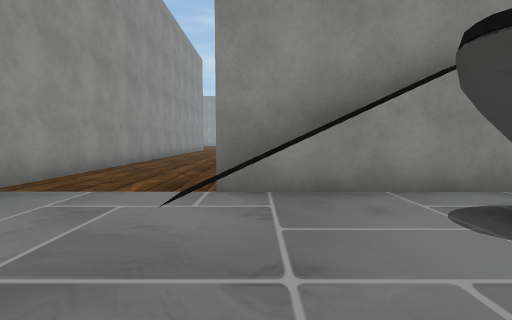
[1] (above)

24 first-person views from a walk through a Unity game level. The camera is 1.3 m above the floor, tilts 4° down and sees 85° across. The floor is counted in squares, 2 m on a side. Each view is taken from the middle of a square. On the plan, view 1 faces up. The plan holds only what a view shows up to about 9 squares ahead; the rest is blank. The place goes on beyond the plan. The player character is not drawn. Some animated figures are left out. Some surface patterns are stand-ins.

[2]
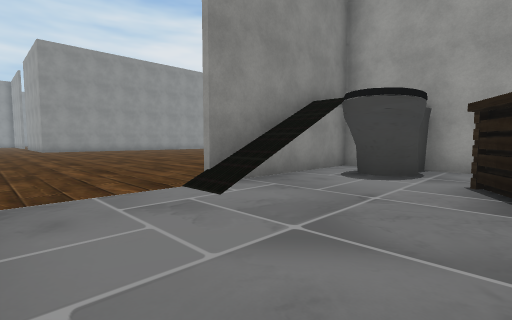

[3]
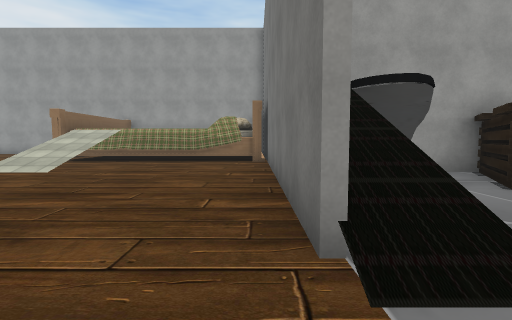

[4]
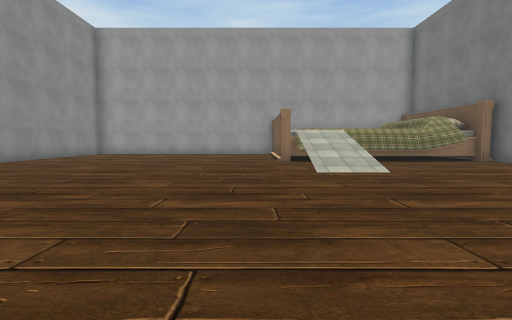

[5]
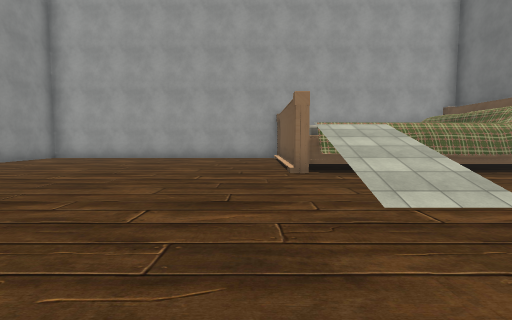

[6]
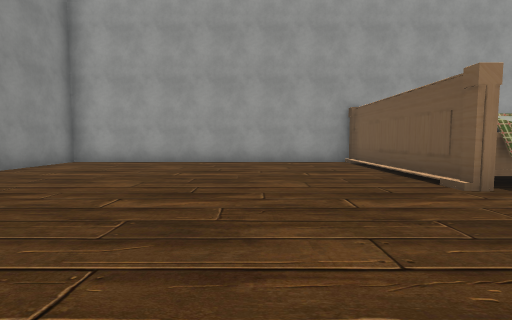

[7]
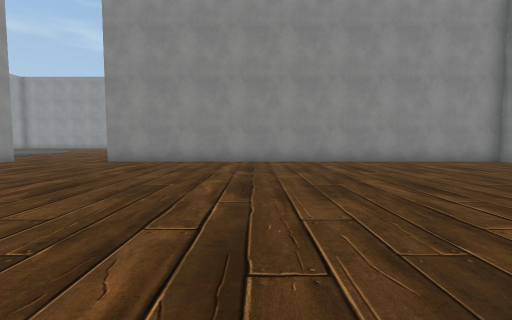

[8]
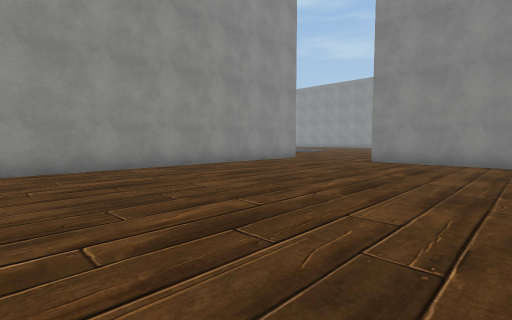

[9]
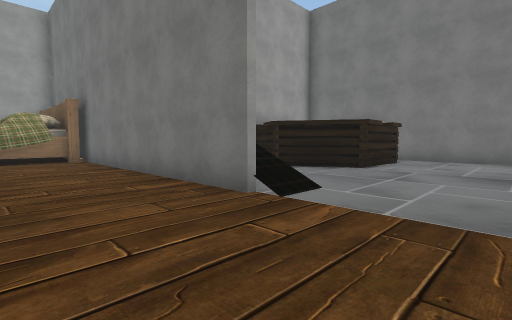

[10]
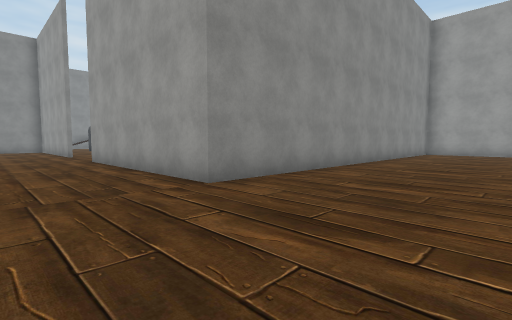

[11]
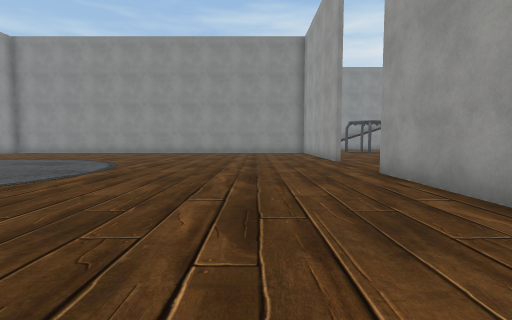

[12]
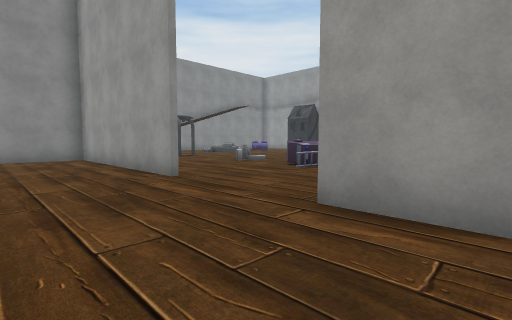

[13]
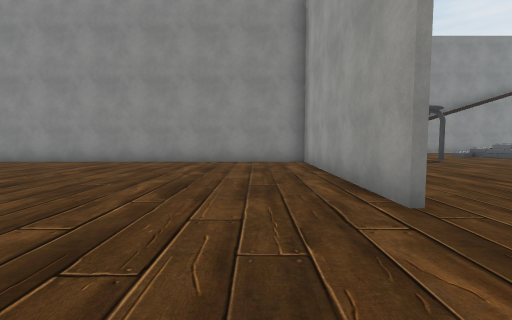

[14]
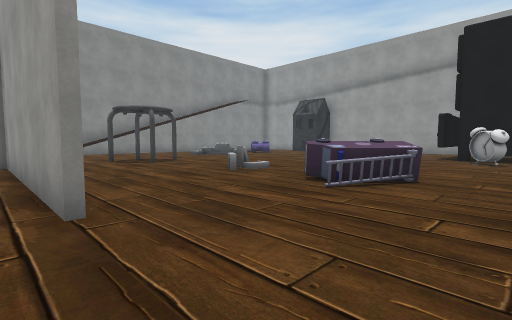

[15]
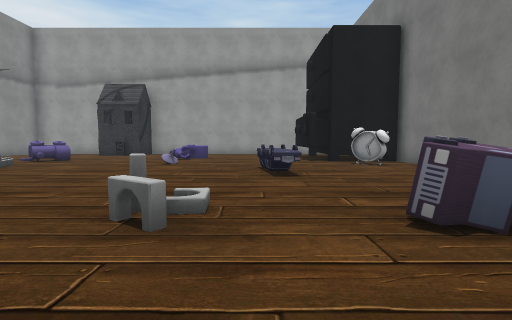

[16]
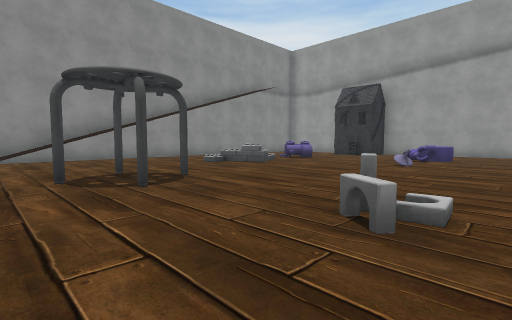

[17]
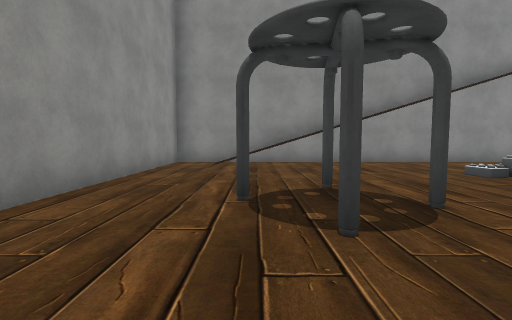

[18]
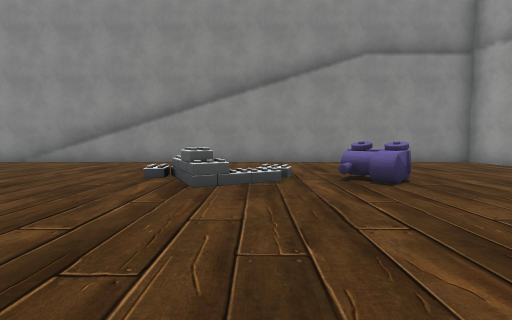

[19]
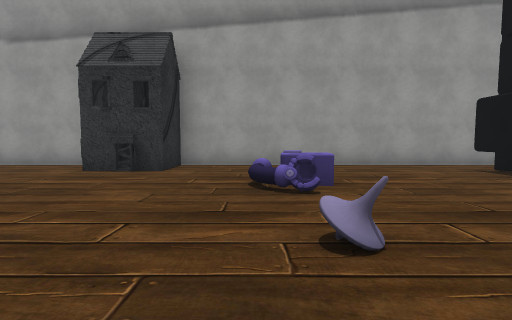

[20]
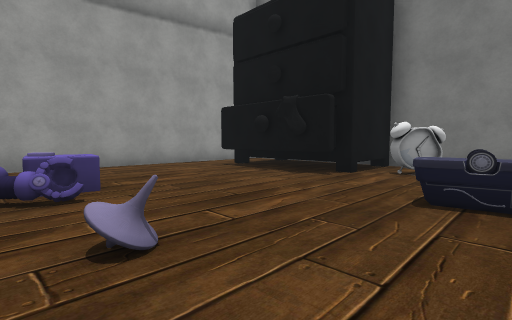

[21]
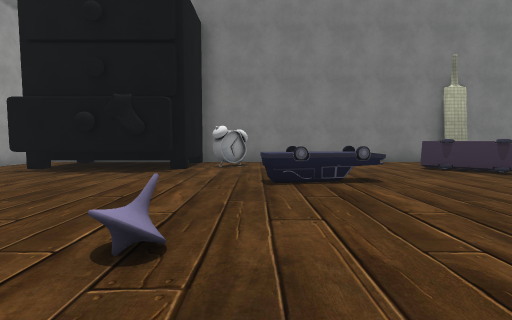

[22]
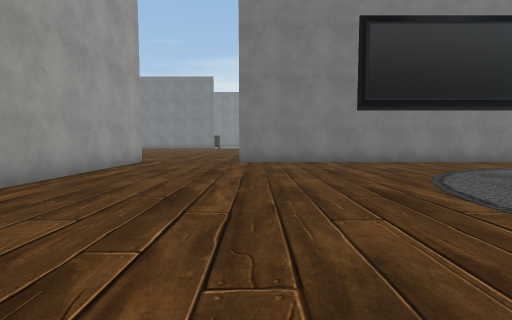

[23]
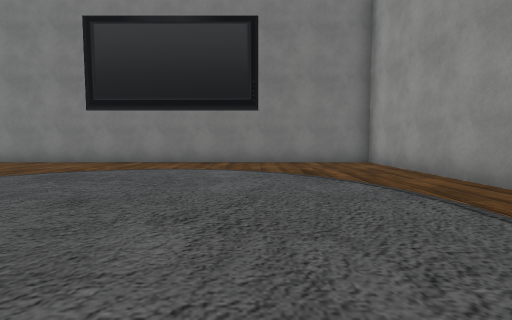

[24]
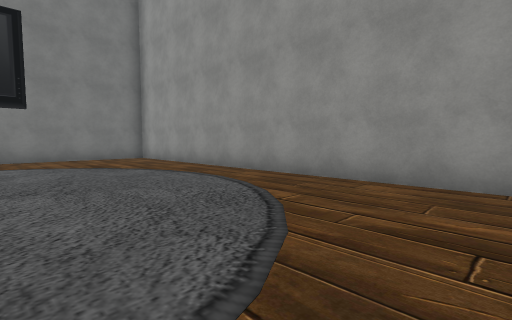

### Floor plan
Key: @ floor where view 1 was taken; # wall or solid block; . floor; / step, stairs or slope; = window, fence, low wall or low ledge; ^ raised ledge; A arch; C clock; O other object.
Columns run from 16 left of view 1 to 15 right of it. Each row starts with its distance up from view 1.
 40                #################
 39                #.///....... ...#
 38                #.///....... ...#
 37                #...............#
 36                #.......=..^....
 35                #...#...=..^..##
 34       ###########.#.#........###
 33        .........#..#...........#
 32         ........#..........=...#
 31         ........#........=.^=..#
 30          .......#..AA..........#
 29 #.....    ......#.....#^^......#
 28 #...............#.....#=.......#
 27 #..................^^.....####.#
 26 #........................C#   .#
 25 #.........................#   .#
 24 #...............###########
 23 #...............#
 22 #...............#
 21 #...............#
 20 #...............#
 19 #...............#############
 18 #############...............#
 17             #...............#
 16             #...............#
 15             #...............#
 14             #...............#
 13             #...............#
 12             #...............#
 11             #...............#
 10             #..........######
  9             #.......////
  8             #..........#
  7             #..........#
  6             #..........#
  5             #..........#
  4             #...#####..#
  3              ..//...####
  2              .....OO#
  1              .......#
  0              ...@##.#
 -1              ...#  ^#
 -2              ...#
 -3              ....
 -4              ####

Positions as (right, up) in squares from view 1, and headings:
1: (0, 0), facing up
2: (-3, 0), facing up-right
3: (-2, 4), facing right
4: (-2, 11), facing right
5: (1, 11), facing right
6: (3, 13), facing right
7: (4, 10), facing up
8: (3, 10), facing up-left
9: (-3, 6), facing down-right
10: (-3, 15), facing up-right
11: (-3, 19), facing up
12: (-3, 23), facing up-right
13: (-2, 25), facing up
14: (-1, 25), facing up-right
15: (1, 29), facing right
16: (1, 29), facing up-right
17: (2, 31), facing up
18: (8, 31), facing up
19: (7, 32), facing right
20: (7, 32), facing down-right
21: (8, 33), facing down
22: (-4, 27), facing down
23: (-12, 27), facing down
24: (-11, 29), facing down-left
